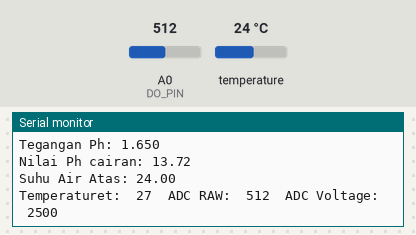
This sketch was run on a simulated ESP8266 (NodeMCU). On the bench: the last lines printed to the serial monitor. The inputs (shaded band) are chosen by the test bench; at power-on: temperature 24 °C, A0 (DO_PIN) = 512. WiFi joins after 1.5 s; servers stay silent unless stated.

Above: at 2.7 s.
2.8 s: temperature set to 12 °C
At 2.8 s:
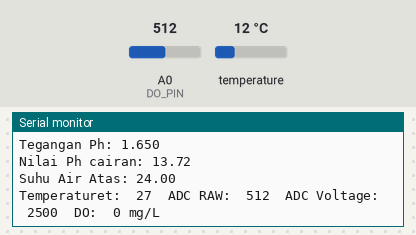
4.3 s: A0 (DO_PIN) set to 716
At 5.6 s:
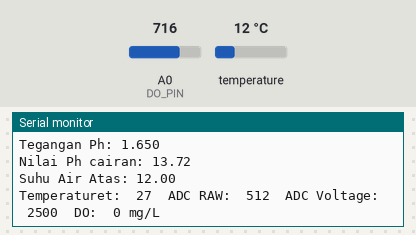
5.8 s: temperature set to 19 °C
At 6.4 s:
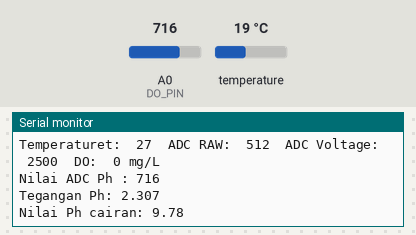
7.3 s: A0 (DO_PIN) set to 900
At 7.3 s:
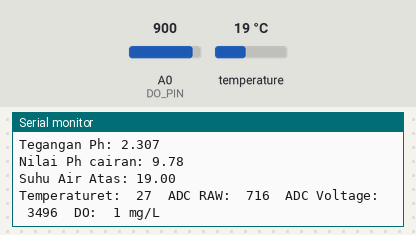
Timing chart, 0 to 9.8 s (numbered marks = the images above; inputs shaded):
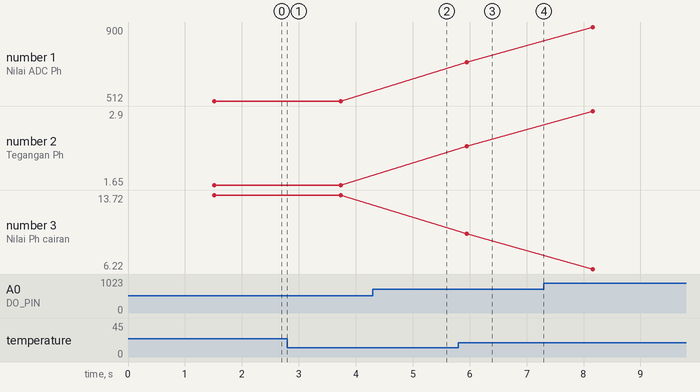

Measured:
- plotted number 1: 716 → 900 after the input at 7.3 s
- plotted number 2: 2.31 → 2.9 after the input at 7.3 s
- plotted number 3: 9.78 → 6.22 after the input at 7.3 s

The sketch:

Combine_suhu_dan_pH.ino
```cpp
const int pH_pin = A0;
float Po = 0;
float PH_step;
int nilai_analog_PH;
double TeganganPh;

//Untuk kalibrasi
float PH4 = 3.27;
float PH7 = 2.77;

#include <ESP8266WiFi.h>
#include <FirebaseArduino.h>

// Set these to run example.
#define FIREBASE_HOST "testing-8266-3c654-default-rtdb.asia-southeast1.firebasedatabase.app"
#define FIREBASE_AUTH "8TIVaLnqz5cYW1833NzlCFdxsnDVeThaSYl9X3ha"
#define WIFI_SSID "PDTI"
#define WIFI_PASSWORD "pdti1234"

// Suhu Air
#include <OneWire.h>
#include <DallasTemperature.h>

#define ONE_WIRE_BUS 2
OneWire oneWire(ONE_WIRE_BUS);
DallasTemperature Suhu(&oneWire);

float tAir;
// Suhu Air

//DO
#define DO_PIN A0

#define VREF 5000    //VREF (mv)
#define ADC_RES 1024 //ADC Resolution

//Single-point calibration Mode=0
//Two-point calibration Mode=1
#define TWO_POINT_CALIBRATION 0

#define READ_TEMP (27) //Current water temperature ℃, Or temperature sensor function

//Single point calibration needs to be filled CAL1_V and CAL1_T
#define CAL1_V (19995) //mv
#define CAL1_T (25)   //℃
//Two-point calibration needs to be filled CAL2_V and CAL2_T
//CAL1 High temperature point, CAL2 Low temperature point
#define CAL2_V (1300) //mv
#define CAL2_T (15)   //℃

const uint16_t DO_Table[41] = {
    14460, 14220, 13820, 13440, 13090, 12740, 12420, 12110, 11810, 11530,
    11260, 11010, 10770, 10530, 10300, 10080, 9860, 9660, 9460, 9270,
    9080, 8900, 8730, 8570, 8410, 8250, 8110, 7960, 7820, 7690,
    7560, 7430, 7300, 7180, 7070, 6950, 6840, 6730, 6630, 6530, 6410};

uint8_t Temperaturet;
uint16_t ADC_Raw;
uint16_t ADC_Voltage;
uint16_t DO;
uint16_t DO_Nilai;

int16_t readDO(uint32_t voltage_mv, uint8_t temperature_c)
{
#if TWO_POINT_CALIBRATION == 00
  uint16_t V_saturation = (uint32_t)CAL1_V + (uint32_t)35 * temperature_c - (uint32_t)CAL1_T * 35;
  return (voltage_mv * DO_Table[temperature_c] / V_saturation);
#else
  uint16_t V_saturation = (int16_t)((int8_t)temperature_c - CAL2_T) * ((uint16_t)CAL1_V - CAL2_V) / ((uint8_t)CAL1_T - CAL2_T) + CAL2_V;
  return (voltage_mv * DO_Table[temperature_c] / V_saturation);
#endif
}


void setup() {
  pinMode(pH_pin, INPUT);
  Serial.begin(9600);
  Serial.begin(115200);
  Suhu.begin();

  // connect to wifi.
  WiFi.begin(WIFI_SSID, WIFI_PASSWORD);
  Serial.print("connecting");
  while (WiFi.status() != WL_CONNECTED) {
    Serial.print(".");
    delay(500);
  }
  Serial.println();
  Serial.print("connected: ");
  Serial.println(WiFi.localIP());

  Firebase.begin(FIREBASE_HOST, FIREBASE_AUTH);
}

void sensor_ph(){
  int nilai_analog_PH = analogRead(pH_pin);
  Serial.print("Nilai ADC Ph : ");
  Serial.println(nilai_analog_PH);
  TeganganPh = 3.3 / 1024.0 * nilai_analog_PH;
  Serial.print("Tegangan Ph: ");
  Serial.println(TeganganPh, 3);

  PH_step = (PH4 - PH7) / 3;
  Po = 7.00 + ((PH7 - TeganganPh) / PH_step);
  Serial.print("Nilai Ph cairan: ");
  Serial.println(Po, 2);
}


void loop() {
  //do
  Temperaturet = (uint8_t)READ_TEMP;
  ADC_Raw = analogRead(DO_PIN);
  ADC_Voltage = uint32_t(VREF) * ADC_Raw / ADC_RES;
  DO = (readDO(ADC_Voltage, Temperaturet))/1000;
  DO_Nilai = (readDO(ADC_Voltage, Temperaturet))/1000;

  sensor_ph();
  Suhu.requestTemperatures();
  tAir = Suhu.getTempCByIndex(0);
  Serial.print("Suhu Air Atas: ");
  Serial.println(tAir);

  Serial.print("Temperaturet:\t" + String(Temperaturet) + "\t");
  Serial.print("ADC RAW:\t" + String(ADC_Raw) + "\t");
  Serial.print("ADC Voltage:\t" + String(ADC_Voltage) + "\t");
  //Serial.print("DO:\t" + String((readDO(ADC_Voltage, Temperaturet))/1000) + " mg/L" + "\t");

  Firebase.setFloat("PH/PHAir", Po);
  Firebase.setFloat("PH/Suhu", tAir);
  Firebase.setFloat("PH/DO", DO_Nilai);
  // handle error
  if (Firebase.failed()) {
      Serial.print("setting /number failed:");
      Serial.println(Firebase.error());
      return;
  }


  Serial.println("DO:\t" + String((readDO(ADC_Voltage, Temperaturet))/1000) + " mg/L" + "\t");


  delay(1000);
}
```
